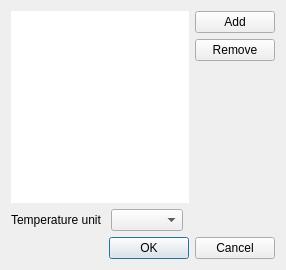
<?xml version="1.0" encoding="UTF-8"?>
<ui version="4.0">
 <class>SettingStations</class>
 <widget class="QDialog" name="SettingStations">
  <property name="geometry">
   <rect>
    <x>0</x>
    <y>0</y>
    <width>286</width>
    <height>270</height>
   </rect>
  </property>
  <property name="windowTitle">
   <string>Dialog</string>
  </property>
  <layout class="QVBoxLayout" name="verticalLayout_2">
   <item>
    <layout class="QHBoxLayout" name="horizontalLayout_2">
     <item>
      <widget class="QListWidget" name="listWidget">
       <property name="frameShape">
        <enum>QFrame::NoFrame</enum>
       </property>
      </widget>
     </item>
     <item>
      <layout class="QVBoxLayout" name="verticalLayout">
       <item>
        <widget class="QPushButton" name="addButton">
         <property name="text">
          <string>Add</string>
         </property>
        </widget>
       </item>
       <item>
        <widget class="QPushButton" name="removeButton">
         <property name="text">
          <string>Remove</string>
         </property>
        </widget>
       </item>
       <item>
        <spacer name="verticalSpacer">
         <property name="orientation">
          <enum>Qt::Vertical</enum>
         </property>
         <property name="sizeHint" stdset="0">
          <size>
           <width>20</width>
           <height>40</height>
          </size>
         </property>
        </spacer>
       </item>
      </layout>
     </item>
    </layout>
   </item>
   <item>
    <layout class="QHBoxLayout" name="horizontalLayout">
     <item>
      <widget class="QLabel" name="label">
       <property name="text">
        <string>Temperature unit </string>
       </property>
      </widget>
     </item>
     <item>
      <widget class="QComboBox" name="temperatureCombo"/>
     </item>
     <item>
      <spacer name="horizontalSpacer">
       <property name="orientation">
        <enum>Qt::Horizontal</enum>
       </property>
       <property name="sizeHint" stdset="0">
        <size>
         <width>40</width>
         <height>20</height>
        </size>
       </property>
      </spacer>
     </item>
    </layout>
   </item>
   <item>
    <widget class="QDialogButtonBox" name="buttonBox">
     <property name="orientation">
      <enum>Qt::Horizontal</enum>
     </property>
     <property name="standardButtons">
      <set>QDialogButtonBox::Cancel|QDialogButtonBox::Ok</set>
     </property>
    </widget>
   </item>
  </layout>
 </widget>
 <tabstops>
  <tabstop>listWidget</tabstop>
  <tabstop>addButton</tabstop>
  <tabstop>removeButton</tabstop>
  <tabstop>temperatureCombo</tabstop>
  <tabstop>buttonBox</tabstop>
 </tabstops>
 <resources/>
 <connections>
  <connection>
   <sender>buttonBox</sender>
   <signal>accepted()</signal>
   <receiver>SettingStations</receiver>
   <slot>accept()</slot>
   <hints>
    <hint type="sourcelabel">
     <x>256</x>
     <y>265</y>
    </hint>
    <hint type="destinationlabel">
     <x>157</x>
     <y>274</y>
    </hint>
   </hints>
  </connection>
  <connection>
   <sender>buttonBox</sender>
   <signal>rejected()</signal>
   <receiver>SettingStations</receiver>
   <slot>reject()</slot>
   <hints>
    <hint type="sourcelabel">
     <x>275</x>
     <y>265</y>
    </hint>
    <hint type="destinationlabel">
     <x>286</x>
     <y>274</y>
    </hint>
   </hints>
  </connection>
  <connection>
   <sender>addButton</sender>
   <signal>clicked()</signal>
   <receiver>SettingStations</receiver>
   <slot>add()</slot>
   <hints>
    <hint type="sourcelabel">
     <x>269</x>
     <y>28</y>
    </hint>
    <hint type="destinationlabel">
     <x>319</x>
     <y>62</y>
    </hint>
   </hints>
  </connection>
  <connection>
   <sender>listWidget</sender>
   <signal>itemActivated(QListWidgetItem*)</signal>
   <receiver>SettingStations</receiver>
   <slot>setRemove(QListWidgetItem*)</slot>
   <hints>
    <hint type="sourcelabel">
     <x>75</x>
     <y>92</y>
    </hint>
    <hint type="destinationlabel">
     <x>224</x>
     <y>104</y>
    </hint>
   </hints>
  </connection>
  <connection>
   <sender>removeButton</sender>
   <signal>clicked()</signal>
   <receiver>SettingStations</receiver>
   <slot>remove()</slot>
   <hints>
    <hint type="sourcelabel">
     <x>207</x>
     <y>43</y>
    </hint>
    <hint type="destinationlabel">
     <x>213</x>
     <y>70</y>
    </hint>
   </hints>
  </connection>
  <connection>
   <sender>buttonBox</sender>
   <signal>accepted()</signal>
   <receiver>SettingStations</receiver>
   <slot>okClicked()</slot>
   <hints>
    <hint type="sourcelabel">
     <x>149</x>
     <y>253</y>
    </hint>
    <hint type="destinationlabel">
     <x>220</x>
     <y>210</y>
    </hint>
   </hints>
  </connection>
 </connections>
 <slots>
  <slot>add()</slot>
  <slot>setRemove(QListWidgetItem*)</slot>
  <slot>remove()</slot>
  <slot>okClicked()</slot>
 </slots>
</ui>
